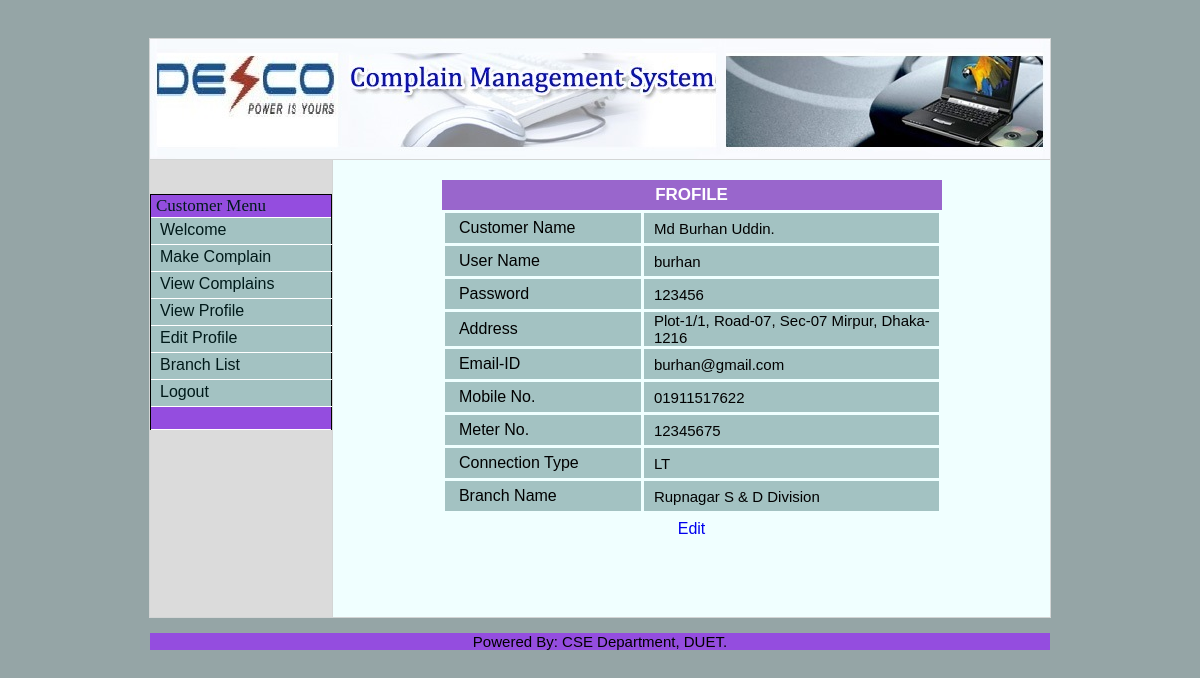
The app's page /custViewProfile.php (signed in) with its own data.
### tables this page shows
CREATE TABLE IF NOT EXISTS `tbl_customer` (
  `cust_id` int(10) NOT NULL AUTO_INCREMENT,
  `cust_name` varchar(30) NOT NULL,
  `user_name` varchar(10) NOT NULL,
  `password` int(10) NOT NULL,
  `address` varchar(100) NOT NULL,
  `mobile` int(15) NOT NULL,
  `email` varchar(30) NOT NULL,
  `conn_type` varchar(30) NOT NULL,
  `meter_id` int(20) NOT NULL,
  `branch_name` varchar(30) NOT NULL,
  PRIMARY KEY (`cust_id`)
);

CREATE TABLE IF NOT EXISTS `tbl_branch` (
  `id` int(10) NOT NULL AUTO_INCREMENT,
  `branch_code` varchar(5) NOT NULL,
  `branch_name` varchar(100) NOT NULL,
  `address` varchar(500) NOT NULL,
  PRIMARY KEY (`id`)
);

### library/custInfoRetrieve.php (called while the page is built, shortened)
<?php
$result ="SELECT * FROM tbl_customer where user_name='$id'";
$tt=mysql_query($result);
while($row = mysql_fetch_array($tt))
      {
	$custname=$row['cust_name'];
	$custmobile=$row['mobile'];
	$custaddress=$row['address'];
	$uname=$row['user_name'];
	$pass=$row['password'];
	$email=$row['email'];
	$type=$row['conn_type'];
	$meter=$row['meter_id'];
	$branch=$row['branch_name'];
}
$result ="SELECT * FROM tbl_branch where branch_code='$branch'";
$tt=mysql_query($result);
while($row = mysql_fetch_array($tt))
      {
	$bname=$row['branch_name'];
}
      ?>

### custViewProfile.php (the view, shortened to what this page needs)
<?php
$id=$_SESSION['user'];
include("library/custInfoRetrieve.php");
?>
<html>
<head>
<?php include("include/header.php"); ?>
</head>
<body>
<br/><br/>
<table width="900" border="0" align="center" cellpadding="0" cellspacing="1" class="graybox" style="background-color:#dddd;">
  <tr>
      <td colspan="2"><img src="images/complains.jpg" width="900" height="120"></td>
  </tr>
  <tr>
    <td width="20%" valign="top" class="navArea" style="background-color:#dddd;"><p>&nbsp;</p>
		<?php include("include/menuCust.php"); ?>
	</td>
    <td width="720" valign="top" class="contentArea" style="background-color:#F0FFFF;">
		<table width="100%" border="0" cellspacing="0" cellpadding="20">
			<tr>
				<td>
		<center><table width="500px;" border="0" cellpadding="0" cellspacing="0" class="text" >
	<tr id="entryTableHeader1" style="height:30px; ">
      	<td   style="font-size:17px;text-align:center;BACKGROUND-COLOR:#9966CC;">FROFILE </td>
    </tr>
	</table></center>
				<form action="" method="post"  name="frmListUser" id="frmListUser" style="background-color:#F0FFFF;">
  <table width="500px" border="0" align="center" cellpadding="0" cellspacing="0" bgcolor="#336699" class="entryTable">
      <td class="contentArea"  style="background-color:#F0FFFF;"><div class="errorMessage" align="center"></div>
          <table width="100%" border="0" cellpadding="0" cellspacing="3" class="text"  style="background-color:#F0FFFF;">
            <tr class="entryTable">
             <td width="40%" style="font-size:16px; height:30px;text-align:left;background-color:#a3c2c2; color:black;padding-left:10px;">&nbsp;Customer Name</td>
             <td width="200" style="font-size:15px; height:30px;;background-color:#a3c2c2; color:black;padding-left:10px;";><?php echo $custname;?></td>
            </tr>
			<tr class="entryTable">
             <td width="300" style="font-size:16px; height:30px;background-color:#a3c2c2; color:black;padding-left:10px;"">&nbsp;User Name</td>
             <td width="200" style="font-size:15px; background-color:#a3c2c2; color:black;padding-left:10px;"";><?php echo $uname;?></td>
            </tr>
			<tr class="entryTable">
             <td width="300" style="font-size:16px; height:30px;background-color:#a3c2c2; color:black;padding-left:10px;"">&nbsp;Password</td>
             <td width="200" style="font-size:15px; height:30px;background-color:#a3c2c2; color:black;padding-left:10px;"";><?php echo $pass;?></td>
            </tr>
			<tr class="entryTable">
             <td width="300" style="font-size:16px; height:30px;background-color:#a3c2c2; color:black;padding-left:10px;"">&nbsp;Address</td>
             <td width="200" style="font-size:15px; height:30px;background-color:#a3c2c2; color:black;padding-left:10px;"";><?php echo $custaddress;?></td>
            </tr>
			<tr class="entryTable">
             <td width="300" style="font-size:16px; height:30px;background-color:#a3c2c2; color:black;padding-left:10px;"">&nbsp;Email-ID</td>
             <td width="200" style="font-size:15px; height:30px;background-color:#a3c2c2; color:black;padding-left:10px;";";><?php echo $email;?></td>
            </tr>
			<tr class="entryTable">
             <td width="300" style="font-size:16px; height:30px;background-color:#a3c2c2; color:black;padding-left:10px;"">&nbsp;Mobile No.</td>
             <td width="200" style="font-size:15px; height:30px;background-color:#a3c2c2; color:black;padding-left:10px;"";><?php echo '0'.$custmobile;?></td>
            </tr>
			<tr class="entryTable">
             <td width="300" style="font-size:16px; height:30px;background-color:#a3c2c2; color:black;padding-left:10px;";">&nbsp;Meter No.</td>
             <td width="200" style="font-size:15px; height:30px;background-color:#a3c2c2; color:black;padding-left:10px;"";><?php echo $meter;?></td>
            </tr>
			<tr class="entryTable">
             <td width="300" style="font-size:16px; height:30px;background-color:#a3c2c2; color:black;padding-left:10px;"">&nbsp;Connection Type</td>
             <td width="200" style="font-size:15px; height:30px;background-color:#a3c2c2; color:black;padding-left:10px;"";><?php echo $type;?></td>
            </tr>
		<tr class="entryTable">
             <td width="300" style="font-size:16px; height:30px;background-color:#a3c2c2; color:black;padding-left:10px;"">&nbsp;Branch Name</td>
             <td width="200" style="font-size:15px; height:30px;background-color:#a3c2c2; color:black;padding-left:10px;";><?php echo $bname;?></td>
            </tr>
           <tr class="entryTable">
             <td colspan="2" style="font-size:16px; height:30px;text-align:center;background-color:#F0FFFF; color:black;"><a href="custUpdateProfile.php" style="text-decoration:none;">Edit</a></td>
			</tr>
        </table></td>
    </tr>
  </table>
  <p>&nbsp;</p>
				</td>
			</tr>
		</table>
<?php include("include/footer.php"); ?>
</body>
</html>

### include/admin.css (style rules this page uses)
body { background-color:#CCCCCC; }
#entryTableHeader1 { font-family: 'codropsicons'; src:url('../fonts/codropsicons/codropsicons.eot'); src:url('../fonts/codropsicons/codropsicons.eot?#iefix') format('embedded-opentype'), url('../fonts/codropsicons/codropsicons.woff') format('woff'), url('../fonts/codropsicons/codropsicons.ttf') format('truetype'), url('../fonts/codropsicons/codropsicons.svg#codropsicons') format('svg'); font-weight: normal; font-style: normal; font-size: 15px; color: #FFFFFF; background-color: green; font-weight: bold; background-position: center; }
.entryTable { font-family: 'codropsicons'; src:url('../fonts/codropsicons/codropsicons.eot'); src:url('../fonts/codropsicons/codropsicons.eot?#iefix') format('embedded-opentype'), url('../fonts/codropsicons/codropsicons.woff') format('woff'), url('../fonts/codropsicons/codropsicons.ttf') format('truetype'), url('../fonts/codropsicons/codropsicons.svg#codropsicons') format('svg'); font-weight: normal; font-style: normal; font-size: 14px; background-color: #DDDDDD; }
body { font-family: 'codropsicons'; src:url('../fonts/codropsicons/codropsicons.eot'); src:url('../fonts/codropsicons/codropsicons.eot?#iefix') format('embedded-opentype'), url('../fonts/codropsicons/codropsicons.woff') format('woff'), url('../fonts/codropsicons/codropsicons.ttf') format('truetype'), url('../fonts/codropsicons/codropsicons.svg#codropsicons') format('svg'); font-weight: normal; font-style: normal; text-align: center; font-size: 14px; }
.text { font-family: 'codropsicons'; src:url('../fonts/codropsicons/codropsicons.eot'); src:url('../fonts/codropsicons/codropsicons.eot?#iefix') format('embedded-opentype'), url('../fonts/codropsicons/codropsicons.woff') format('woff'), url('../fonts/codropsicons/codropsicons.ttf') format('truetype'), url('../fonts/codropsicons/codropsicons.svg#codropsicons') format('svg'); font-weight: normal; font-style: normal; font-size: 14px; }
.navArea { background-color:#ECECEC; }
.contentArea { background-color: #FFFFFF; }
.graybox { background-color: #666666; }

### include/main.css (style rules this page uses)
body { font-family: 'codropsicons'; src:url('../fonts/codropsicons/codropsicons.eot'); src:url('../fonts/codropsicons/codropsicons.eot?#iefix') format('embedded-opentype'), url('../fonts/codropsicons/codropsicons.woff') format('woff'), url('../fonts/codropsicons/codropsicons.ttf') format('truetype'), url('../fonts/codropsicons/codropsicons.svg#codropsicons') format('svg'); font-weight: normal; font-style: normal; font-size: 12px; }

### include/reg.css (style rules this page uses)
* { font-family:Verdana, sans-serif; }
body { background-color:#95A5A6; }

### records on screen
tbl_customer: cust_name "Md Burhan Uddin.", user_name "burhan", password "123456", address "Plot-1/1, Road-07, Sec-07 Mirpur, Dhaka-1216", email "burhan@gmail.com", mobile "1911517622", meter "12345675", conn_type "LT"
tbl_branch: branch_name "Rupnagar S & D Division"
